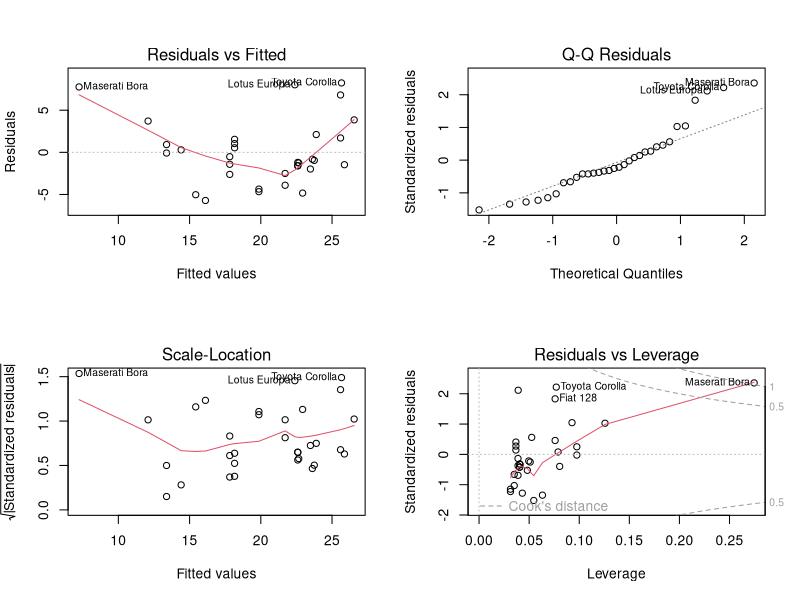
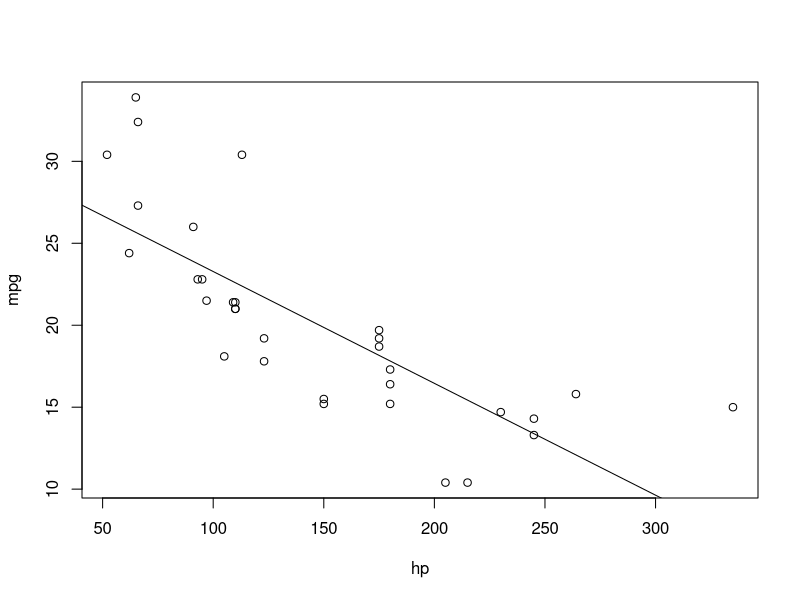
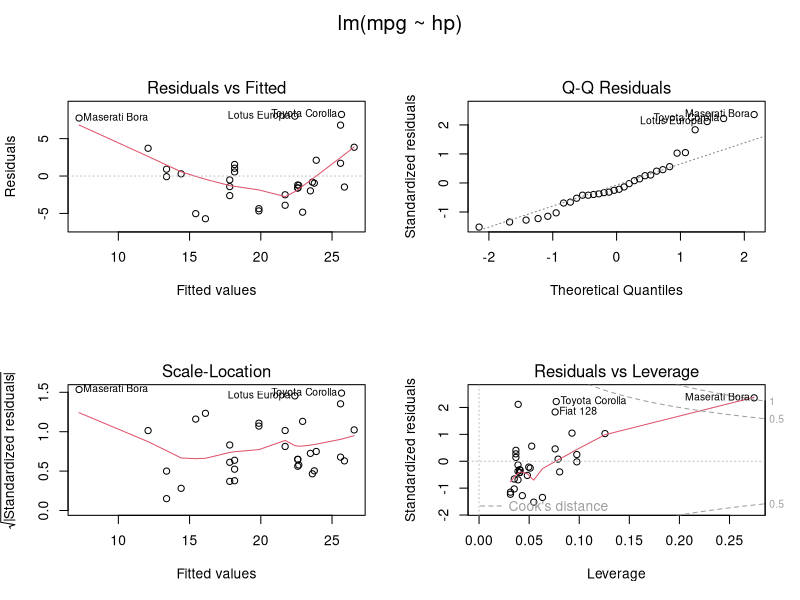
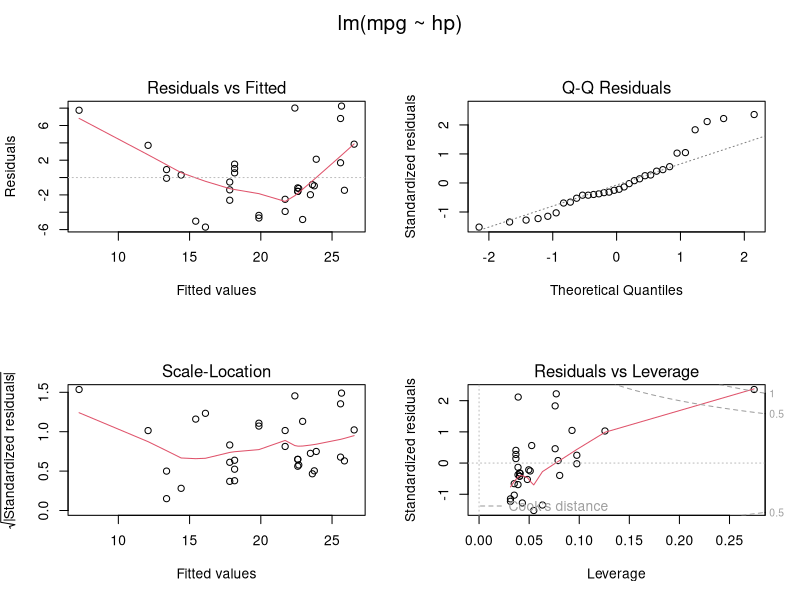
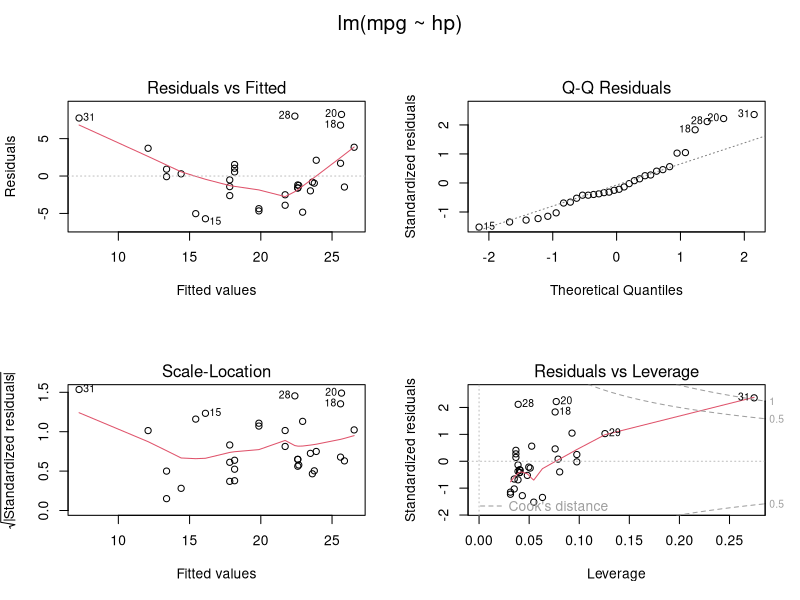
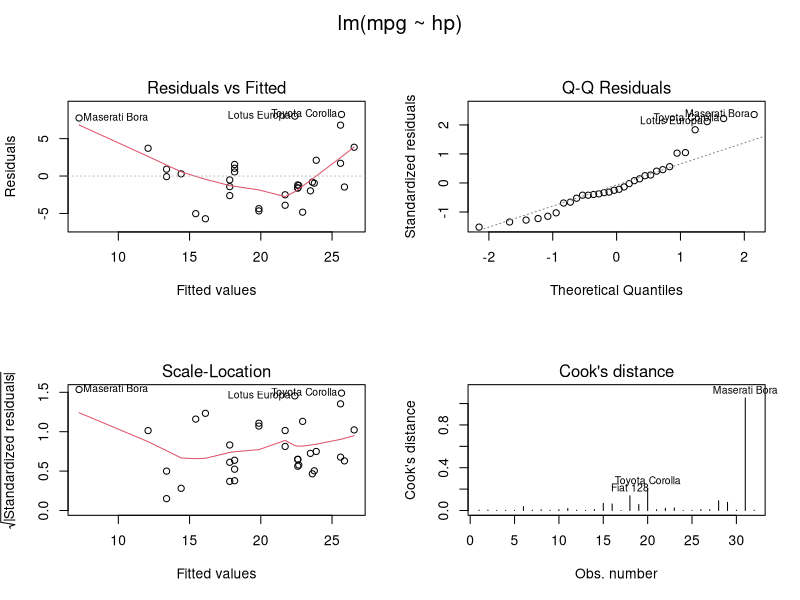
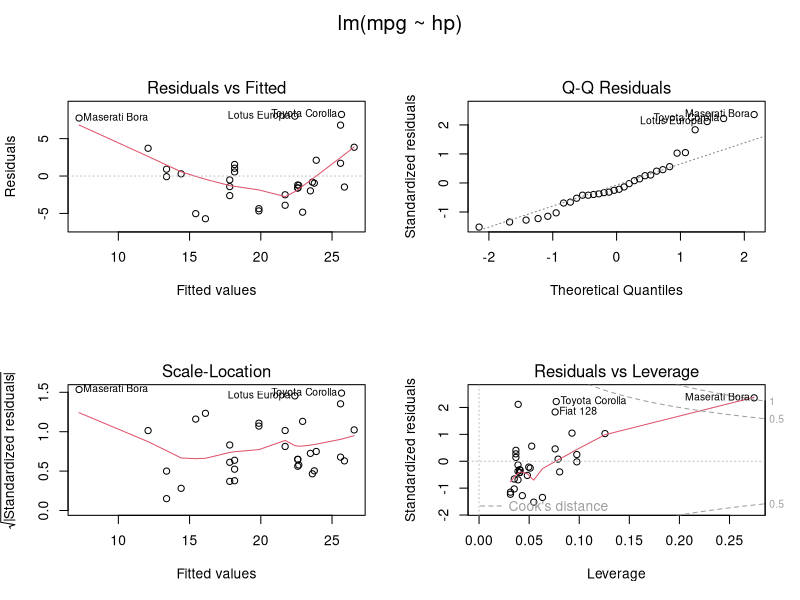
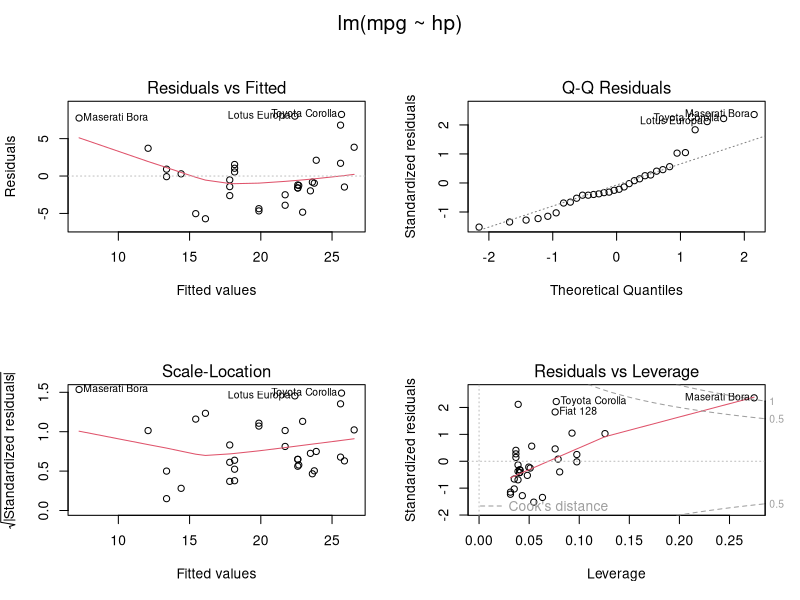

Write R code to recreate these figures, in order.
data(mtcars)
lm.SR <- lm(mpg~hp, data=mtcars)

summary(lm.SR)
anova(lm.SR)
par(mfrow=c(2,2))
plot(lm.SR)
par(mfrow=c(1,1))





plot(mpg~hp,data = mtcars)
abline(lm.SR)



## 4 plots on 1 page;
## allow room for printing model formula in outer margin:
par(mfrow = c(2, 2), oma = c(0, 0, 2, 0))
plot(lm.SR)
plot(lm.SR, id.n = NULL)                 # no id's
plot(lm.SR, id.n = 5, labels.id = NULL)  # 5 id numbers

## Was default in R <= 2.1.x:
## Cook's distances instead of Residual-Leverage plot
plot(lm.SR, which = 1:4)

## Fit a smooth curve, where applicable:
plot(lm.SR, panel = panel.smooth)
## Gives a smoother curve
plot(lm.SR, panel = function(x, y) panel.smooth(x, y, span = 1))

par(mfrow = c(2,1))  # same oma as above
plot(lm.SR, which = 1:2, sub.caption = "Saving Rates, n=50, p=5")
